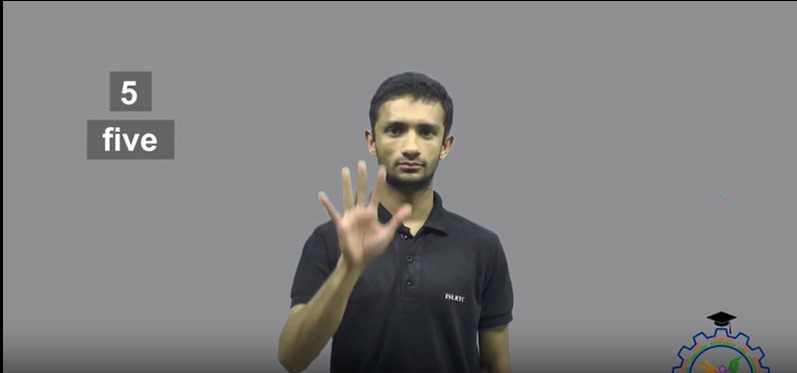
#> input picture frontend/src/4537cda5-0e27-46b0-902c-cc24ba05fc87.jfif, 797 x 373 px; its folder holds only this picture in this run
$ python -i augment_data.py   (imports and definitions only)
#> lines starting #> are read from the running program, lines starting #| are printed output that depends on the picture
import os
import cv2
import numpy as np
import random
import shutil
from tqdm import tqdm

# Number of augmented images to generate per original image
AUGMENTATIONS_PER_IMAGE = 1

# [1 line not run here, left out]

# Define source and destination directories
data_dir = "Data"
augmented_dir = "AugmentedData"

# Create augmented data directory if it doesn't exist
# [5 lines not run here, left out]

# Define the labels
labels = ["1", "2", "3", "4", "5", "6", "7", "8", "9", "A", "B", "C", "D", "E", "F", "G", "H", "I", "J", "K", "L", "M"]

# Function to apply 3D-like perspective transformation
# [93 lines left out: functions apply_perspective_transform, apply_noise_and_blur, adjust_skin_tone, not called in this run]

# Function to apply rotation
def apply_rotation(image):
    angle = random.uniform(-30, 30)
    height, width = image.shape[:2]
#> height = 373; width = 797
    center = (width/2, height/2)
#> center = (398.5, 186.5)
    rotation_matrix = cv2.getRotationMatrix2D(center, angle, 1)
#> rotation_matrix = [[1, 0.0118, -2.17], [-0.0118, 1, 4.72]]
    rotated = cv2.warpAffine(image, rotation_matrix, (width, height), borderMode=cv2.BORDER_REPLICATE)
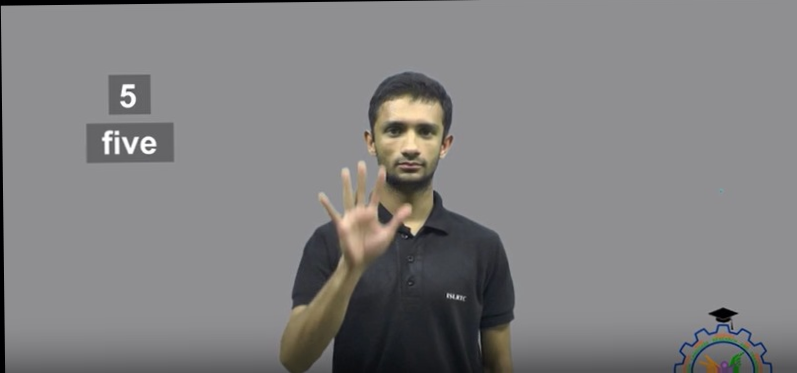
#> rotated: shape (373, 797, 3); mean R, G, B 129.6, 128.9, 129.5
    return rotated

# Function to apply brightness adjustment
def apply_brightness(image):
    brightness_factor = random.uniform(0.7, 1.3)
    hsv = cv2.cvtColor(image, cv2.COLOR_RGB2HSV)
#> hsv: shape (373, 797, 3); mean H, S, V 111.9, 14, 132.2
    hsv[:, :, 2] = np.clip(hsv[:, :, 2] * brightness_factor, 0, 255)
#> hsv: shape (373, 797, 3); mean H, S, V 111.9, 14, 153.9
    return cv2.cvtColor(hsv, cv2.COLOR_HSV2RGB)
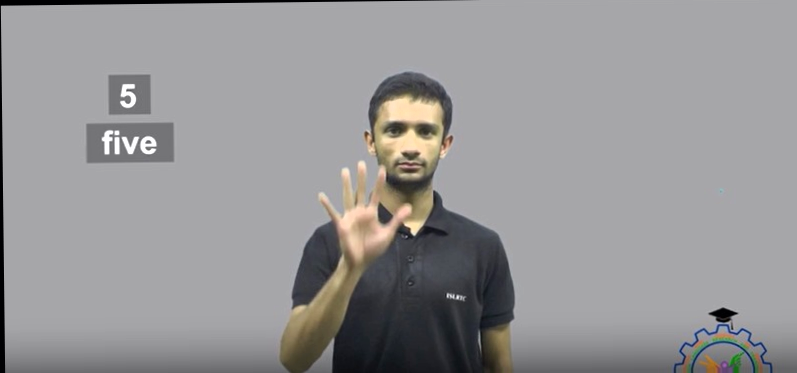
#> returned value: shape (373, 797, 3); mean R, G, B 150.4, 149.5, 150.8

# Function to apply shifting
def apply_shift(image):
    height, width = image.shape[:2]
#> height = 373; width = 797
    shift_x = random.uniform(-0.2, 0.2) * width
#> shift_x = -7.46
    shift_y = random.uniform(-0.2, 0.2) * height
#> shift_y = 12.44

    translation_matrix = np.float32([[1, 0, shift_x], [0, 1, shift_y]])
#> translation_matrix = [[1, 0, -7.46], [0, 1, 12.44]]
    shifted = cv2.warpAffine(image, translation_matrix, (width, height), borderMode=cv2.BORDER_REPLICATE)
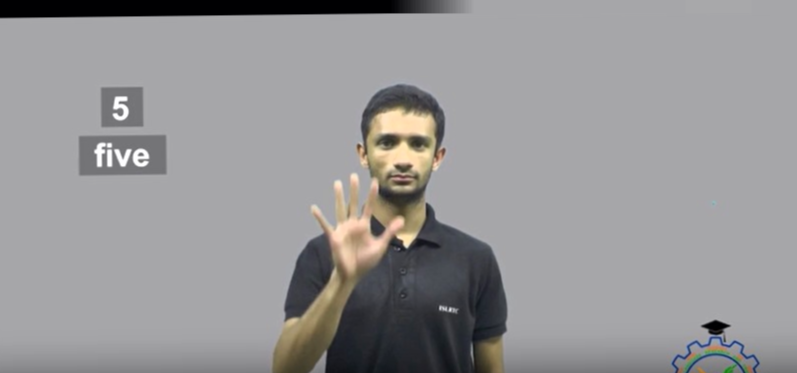
#> shifted: shape (373, 797, 3); mean R, G, B 150.5, 149.6, 151
    return shifted

# Function to apply all augmentations
def augment_image(image):
    augmented = image.copy()

    # Apply various augmentations with different probabilities
    if random.random() < 0.3:
        augmented = apply_perspective_transform(augmented)

    if random.random() < 0.4:
        augmented = adjust_skin_tone(augmented)

    if random.random() < 0.3:
        augmented = apply_noise_and_blur(augmented)

    if random.random() < 0.5:
        augmented = apply_rotation(augmented)

    if random.random() < 0.5:
        augmented = apply_brightness(augmented)

    if random.random() < 0.5:
        augmented = apply_shift(augmented)

    # Additional processing (resize to 224x224)
    augmented = cv2.resize(augmented, (224, 224))
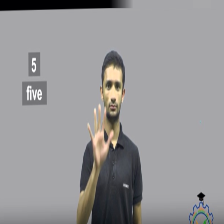
#> augmented: shape (224, 224, 3); mean R, G, B 150.5, 149.6, 151

    return augmented

# Process each label
total_original = 0
total_augmented = 0

# [59 lines not run here, left out]

>>> import cv2
>>> picture = cv2.cvtColor(cv2.imread('../../frontend/src/4537cda5-0e27-46b0-902c-cc24ba05fc87.jfif'), cv2.COLOR_BGR2RGB)
>>> result = augment_image(picture)

$ run again, on frontend/src/d3af2e0a-a24a-470b-8931-e1f0efa51ddc.jfif
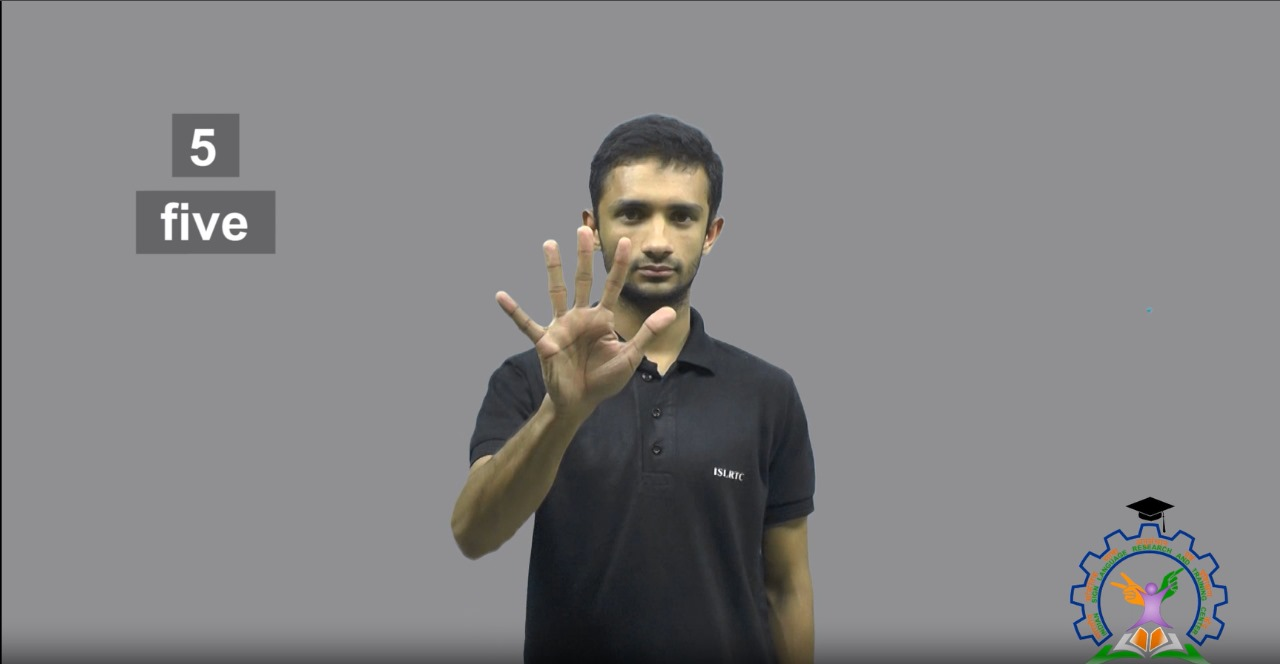
#> input picture frontend/src/d3af2e0a-a24a-470b-8931-e1f0efa51ddc.jfif, 1280 x 664 px
#> in apply_shift, `shifted = cv2.warpAffine(image, translation_matrix, (width, height), b..`:
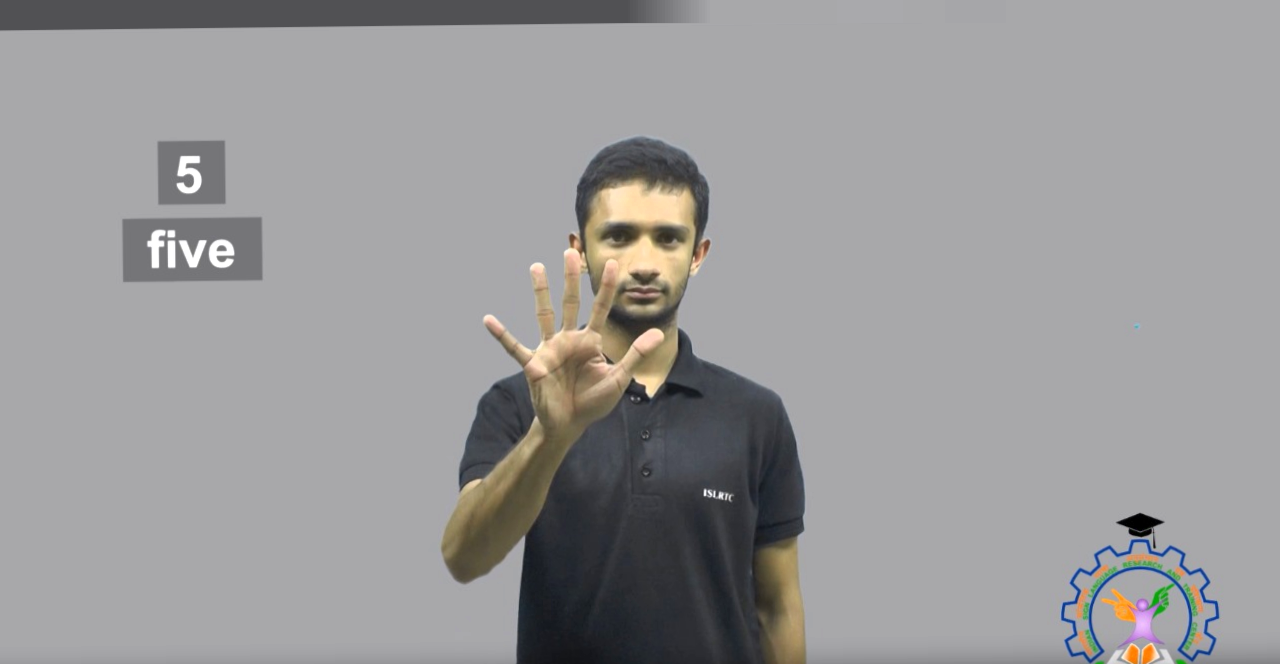
#> shifted: shape (664, 1280, 3); mean R, G, B 153.8, 153, 153.7
#> in augment_image, `augmented = cv2.resize(augmented, (224, 224))`:
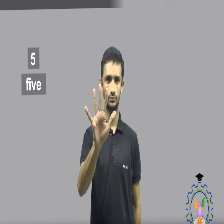
#> augmented: shape (224, 224, 3); mean R, G, B 153.8, 153, 153.7
